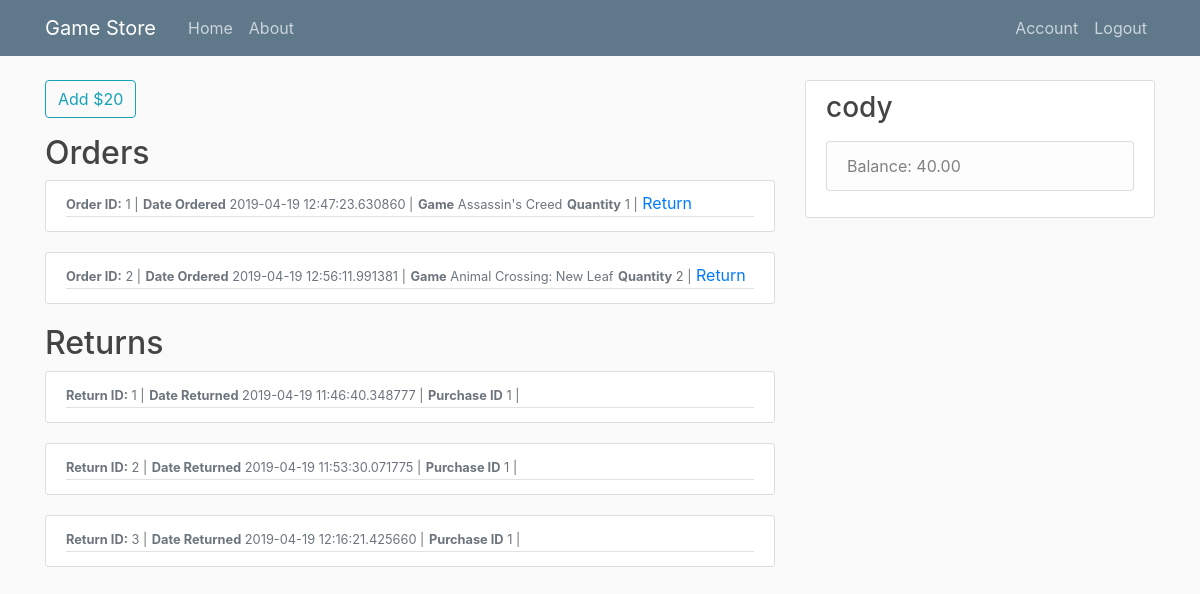
The app's page /account (signed in), older data.
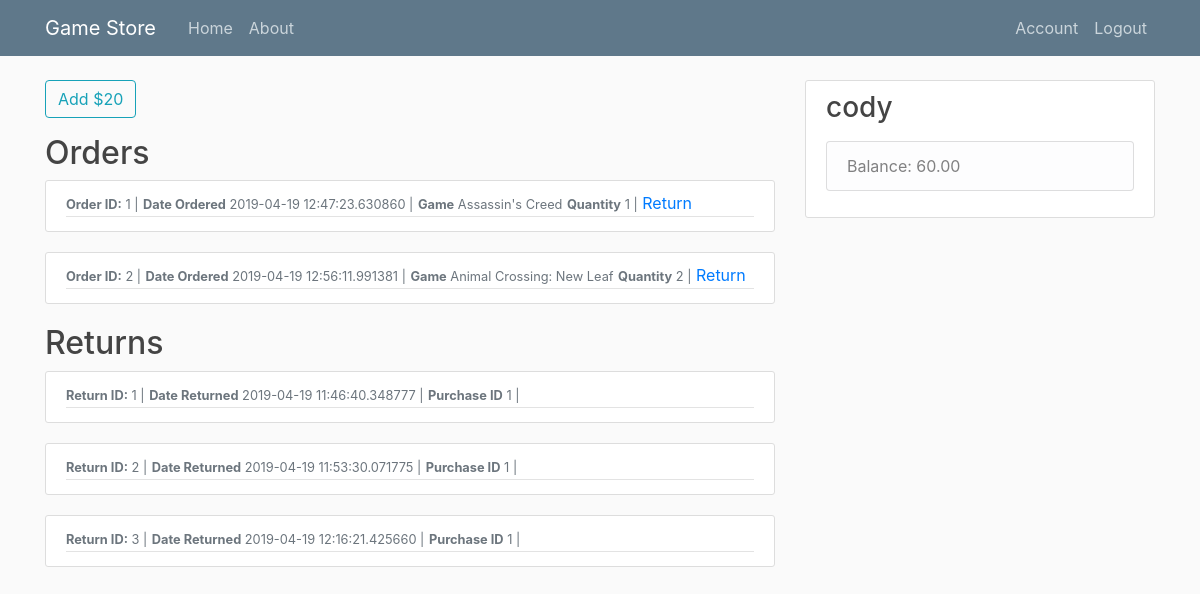
The same page, newer data.
### game_store/models.py (models this page shows, shortened)
class Purchase(db.Model):
    id = db.Column(db.Integer, primary_key=True)
    customer_id = db.Column(db.Integer, db.ForeignKey('customer.id'))
    date = db.Column(db.DateTime, nullable=False)
    game_id = db.Column(db.Integer, db.ForeignKey('game.id'))
    qty = db.Column(db.Integer)

class Game(db.Model):
    id = db.Column(db.Integer, primary_key=True)
    game_name = db.Column(db.String(50), nullable=False)
    genre = db.Column(db.String(50), nullable=False)
    release_date = db.Column(db.Date, nullable=False)
    price = db.Column(db.Numeric(4, 2), nullable=False)
    publisher_id = db.Column(db.Integer, db.ForeignKey('publisher.id'))
    runs = db.relationship("Run", cascade="all, delete-orphan")

class Return(db.Model):
    id = db.Column(db.Integer, primary_key=True)
    customer_id = db.Column(db.Integer, db.ForeignKey('customer.id'), nullable=False)
    date = db.Column(db.DateTime, nullable=False)
    purchase_id = db.Column(db.Integer, db.ForeignKey('purchase.id'), nullable=False)

class Customer(db.Model, UserMixin):
    id = db.Column(db.Integer, primary_key=True)
    username = db.Column(db.String(20), unique=True, nullable=False)
    email = db.Column(db.String(120), unique=True, nullable=False)
    password = db.Column(db.String(60), nullable=False)
    balance = db.Column(db.Numeric(4, 2))
    orders = db.relationship("Purchase", cascade="all, delete-orphan")
    returns = db.relationship("Return", cascade="all, delete-orphan")
    __table_args__ = (
        CheckConstraint(balance >= 0, name='check_bar_positive'),
        {})

### game_store/routes.py (the view)
@app.route("/account", methods=['GET', 'POST'])
@login_required
def account():
    form = AddMoneyForm()
    if form.validate_on_submit():
        current_user.balance += 20
        db.session.commit()
        return redirect(url_for('account'))
    orders = Purchase.query.all()
    games = Game.query.all()
    returns = Return.query.all()
    return render_template('account.html', orders=orders, games=games, returns=returns, form=form)

### game_store/forms.py
class AddMoneyForm(FlaskForm):
    submit = SubmitField('Add $20')

### game_store/models.py (called while the page is built)
@login_manager.user_loader
def load_user(user_id):
    return Customer.query.get(int(user_id))

### game_store/templates/account.html (shortened to what this page needs)
{% extends "layout.html" %}
{% block content %}
<form method="POST" action="">
    <div class="form-group">
        {{ form.submit(class="btn btn-outline-info") }}
    </div>
</form>
<h2>Orders</h2>
    {% for order in orders %}
        {% if order.customer_id == current_user.id %}
            <article class="media content-section">
              <div class="media-body">
                    <div class="article-metadata">
                        <small class="text-muted"><strong>Order ID:</strong>      {{ order.id }}     |</small>
                        <small class="text-muted"><strong>Date Ordered</strong>      {{ order.date }}     |</small>
                        {% for game in games %}
                            {% if game.id == order.game_id %}
                                <small class="text-muted"><strong>Game</strong>   {{ game.game_name }}</small>
                            {% endif %}
                        {% endfor %}
                        <small class="text-muted"><strong>Quantity</strong>      {{ order.qty }}    |</small>
                        <a class="mr-2" href="{{ url_for('returns', selected_purchase=order.id) }}">Return</a>
                    </div>
              </div>
            </article>
        {% endif %}
    {% endfor %}
<h2>Returns</h2>
    {% for return in returns %}
        {% if return.customer_id == current_user.id %}
            <article class="media content-section">
              <div class="media-body">
                    <div class="article-metadata">
                        <small class="text-muted"><strong>Return ID:</strong>      {{ return.id }}     |</small>
                        <small class="text-muted"><strong>Date Returned</strong>      {{ return.date }}     |</small>
                        <small class="text-muted"><strong>Purchase ID</strong>      {{ return.purchase_id }}    |</small>
                    </div>
              </div>
            </article>
        {% endif %}
    {% endfor %}
{% endblock content %}

### game_store/templates/layout.html (shortened to what this page needs)
<!DOCTYPE html>
<html>
<head>
    <link rel="stylesheet" href="https://maxcdn.bootstrapcdn.com/bootstrap/4.0.0/css/bootstrap.min.css">
    <link rel="stylesheet" type="text/css" href="{{ url_for('static', filename='main.css') }}">
</head>
<body>
    <header class="site-header">
      <nav class="navbar navbar-expand-md navbar-dark bg-steel fixed-top">
        <div class="container">
          <a class="navbar-brand mr-4" href="/">Game Store</a>
          <div class="collapse navbar-collapse" id="navbarToggle">
            <div class="navbar-nav mr-auto">
              <a class="nav-item nav-link" href="{{ url_for('home') }}">Home</a>
              <a class="nav-item nav-link" href="{{ url_for('about') }}">About</a>
            </div>
            <div class="navbar-nav">
              {% if current_user.is_authenticated %}
                <a class="nav-item nav-link" href="{{ url_for('account') }}">Account</a>
                <a class="nav-item nav-link" href="{{ url_for('logout') }}">Logout</a>
              {% else %}
                <a class="nav-item nav-link" href="{{ url_for('login') }}">Login</a>
                <a class="nav-item nav-link" href="{{ url_for('register') }}">Register</a>
              {% endif %}
            </div>
          </div>
        </div>
      </nav>
    </header>
    <main role="main" class="container">
      <div class="row">
        <div class="col-md-8">
          {% block content %}{% endblock %}
        </div>
        <div class="col-md-4">
          <div class="content-section">
            <h3>{{ current_user.username }}</h3>
            <p class='text-muted'>
              <ul class="list-group">
                <li class="list-group-item list-group-item-light">Balance: {{ current_user.balance }}</li>
              </ul>
            </p>
          </div>
        </div>
      </div>
    </main>
</body>
</html>

### game_store/static/main.css (style rules this page uses)
body { background: #fafafa; color: #333333; margin-top: 5rem; }
h1, h2, h3, h4, h5, h6 { color: #444444; }
.bg-steel { background-color: #5f788a; }
.site-header .navbar-nav .nav-link { color: #cbd5db; }
.content-section { background: #ffffff; padding: 10px 20px; border: 1px solid #dddddd; border-radius: 3px; margin-bottom: 20px; }
.article-metadata { padding-bottom: 1px; margin-bottom: 4px; border-bottom: 1px solid #e3e3e3 }

Row changes from the older to the newer data that the page shows:
changed Customer "cody": balance "40.00" → "60.00"
